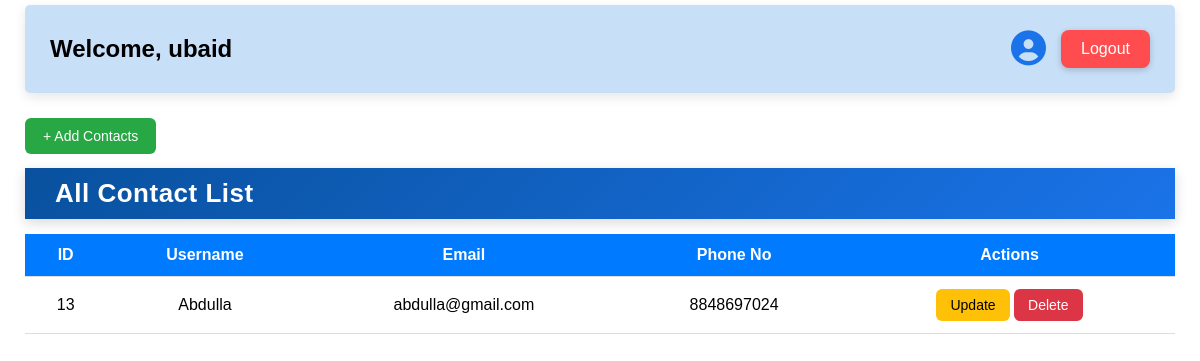
Page /User_dashboard/ (signed in) on the earlier database version.
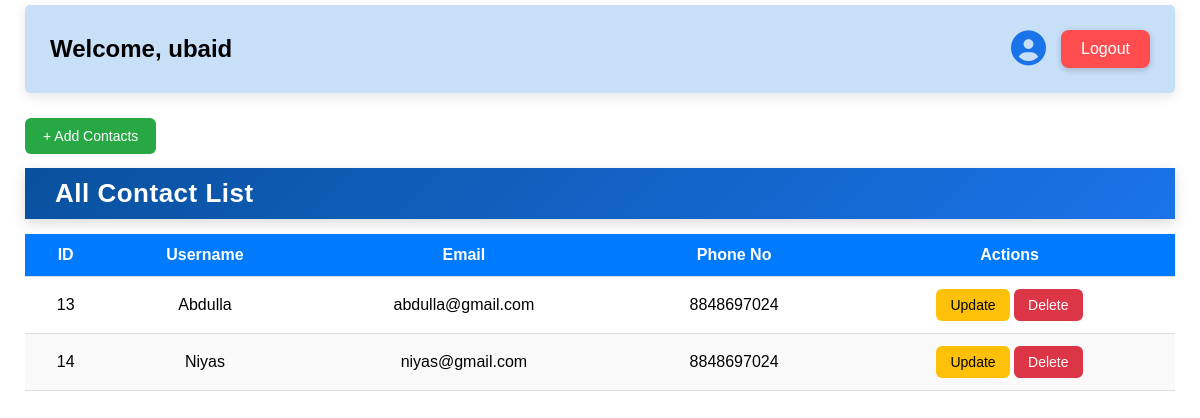
Same page on the later database version.
### CM_app/models.py (models this page shows, shortened)
class Contact(models.Model):
    owner = models.ForeignKey(User, on_delete=models.CASCADE, related_name="contacts")
    name = models.CharField(max_length=150)
    email = models.EmailField()
    phone = models.CharField(max_length=15, blank=True, null=True)

### CM_app/views.py (the view)
# urls.py: path('User_dashboard/', views.User_dashboard, name='User_dashboard'),
@login_required
def User_dashboard(request):
    contacts = Contact.objects.filter(owner=request.user)  # only this user's contacts
    return render(request, 'user dashboard/u_dashboard.html', {'contacts': contacts})

### CM_app/templates/user dashboard/u_dashboard.html (shortened to what this page needs)
{% extends "master.html" %}
{% block content %}
<div class="container">
  <div class="user-card">
    <div class="user-card-header">
      <h2>Welcome, {{ request.user.username }}</h2>
      <div class="user-actions">
        <div class="user-card-profile" onclick="toggleUserProfilePopup()">
          <i class="fa-solid fa-user-circle"></i>
        </div>
        <a href="{% url 'logout' %}" onclick="return confirmLogout()" class="logout-btn">Logout</a>
      </div>
    </div>
    <p>
      <a href="{% url 'add_contact' %}" class="btn btn-add">+ Add Contacts</a>
    </p>
    <div class="header">
      <h1>All Contact List</h1>
    </div>
    <table>
  <thead>
    <tr>
      <th>ID</th>
      <th>Username</th>
      <th>Email</th>
      <th>Phone No</th>
      <th>Actions</th>
    </tr>
  </thead>
  <tbody>
    {% for contact in contacts %}
    <tr>
      <td>{{ contact.id }}</td>
      <td>{{ contact.name }}</td>
      <td>{{ contact.email }}</td>
      <td>{{ contact.phone }}</td>
      <td>
        <a href="{% url 'update_contact' contact.id %}" class="btn btn-update">Update</a>
        <a href="{% url 'delete_contact' contact.id %}" class="btn btn-delete"
          onclick="return confirm('Are you sure you want to delete this contact?');">Delete</a>
      </td>
    </tr>
    {% empty %}
    <tr>
      <td colspan="5" style="text-align:center; color: rgb(142, 144, 147);">
        No contacts found
      </td>
    </tr>
    {% endfor %}
  </tbody>
</table>
  </div>
  {% endblock %}

### CM_app/templates/master.html (shortened to what this page needs)
{% load static %}
<!DOCTYPE html>
<html lang="en">
<head>
    <link rel="stylesheet" href="{% static 'css/style.css' %}">
    <link rel="stylesheet" href="{% static 'css/admin.css' %}">
    <link rel="stylesheet" href="{% static 'css/user.css' %}">
    <link rel="stylesheet" href="https://cdnjs.cloudflare.com/ajax/libs/font-awesome/6.6.0/css/all.min.css">
</head>
<body>
    {% block content %}
    {% endblock %}
</body>
</html>

### CM_app/static/css/style.css (style rules this page uses)
body { font-family: "Poppins", sans-serif; height: 100vh; margin: 0; display: flex; align-items: center; justify-content: center; }
p { margin-top: 15px; color: #555; font-size: 14px; }
p a { color: #2575fc; text-decoration: none; font-weight: 500; }

### CM_app/static/css/admin.css (style rules this page uses)
.btn-update { background-color: #f59e0b; color: white; padding: 6px 14px; border-radius: 6px; font-size: 0.85rem; font-weight: 500; text-decoration: none; transition: 0.2s; }
.btn-delete { background-color: #ef4444; color: white; padding: 6px 14px; border-radius: 6px; font-size: 0.85rem; font-weight: 500; text-decoration: none; transition: 0.2s; }

### CM_app/static/css/user.css (style rules this page uses)
body { font-family: 'Poppins', sans-serif; margin: 0; padding: 0; }
.container { width: 100%; min-height: 100vh; margin: 40px auto; background: #fff; padding: 25px; border-radius: 12px; box-shadow: 0 4px 10px rgba(0, 0, 0, 0.1); margin-bottom: 30px; }
.header { display: flex; justify-content: space-between; align-items: center; padding: 10px 30px; background: linear-gradient(135deg, #09519e, #1a73e8); box-shadow: 0 4px 12px rgba(0, 0, 0, 0.15); color: #fff; margin-bottom: 5px; }
.header h1 { font-size: 26px; font-weight: 600; margin: 0; letter-spacing: 0.5px; color: white; }
table { width: 100%; border-collapse: collapse; margin-top: 15px; }
th, td { text-align: center; padding: 12px; border-bottom: 1px solid #ddd; }
th { background-color: #007bff; color: white; font-weight: 600; }
tr:nth-child(even) { background-color: #f9f9f9; }
.btn { display: inline-block; padding: 8px 14px; border-radius: 6px; font-size: 14px; transition: all 0.3s ease; text-decoration: none; }
.btn-update { background-color: #ffc107; color: #000; }
.btn-delete { background-color: #dc3545; color: #fff; }
.btn-add { background-color: #28a745; color: #fff; padding: 10px 18px; margin-top: 10px; display: inline-block; }
.user-card-header { display: flex; justify-content: space-between; align-items: center; border-radius: 5px; box-shadow: 0 4px 12px rgba(0, 0, 0, 0.1); padding: 10px 25px; position: relative; background-color: #c8dff8; }
.user-actions { display: flex; align-items: center; gap: 15px; }
.user-card-profile { font-size: 35px; color: #1a73e8; cursor: pointer; transition: transform 0.2s ease, color 0.2s ease; }
.logout-btn { background-color: #ff4d4f; color: #fff; padding: 10px 20px; border-radius: 8px; font-weight: 500; text-decoration: none; transition: all 0.3s ease; box-shadow: 0 2px 6px rgba(0, 0, 0, 0.2); }
h1 { text-align: center; color: #007bff; margin-bottom: 25px; }

Differences in the rows shown:
added Contact: id "14", name "Niyas", email "niyas@gmail.com", phone "8848697024"
